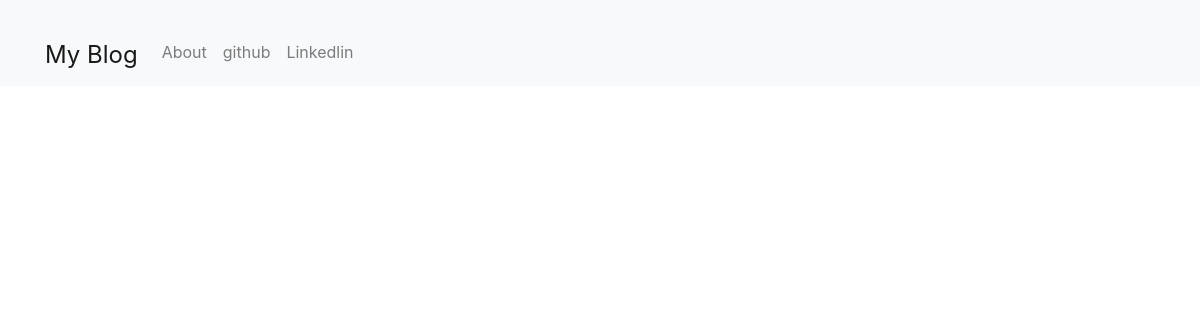
The page /blog/ on the database as committed earlier.
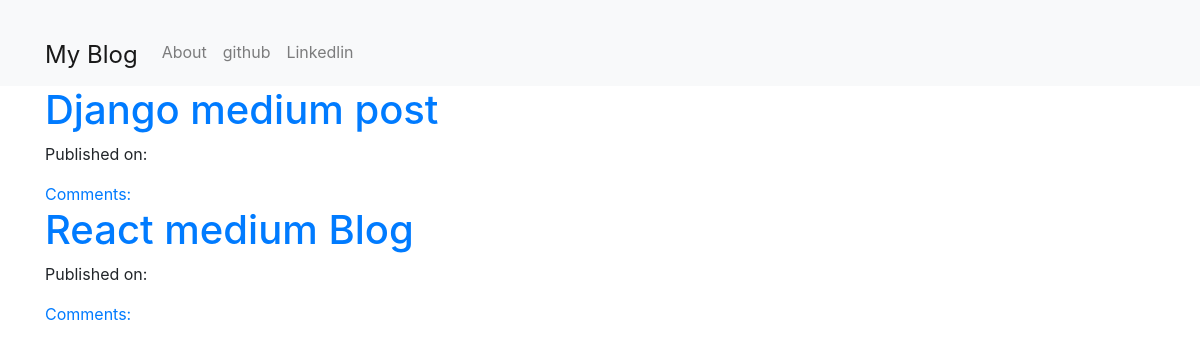
The same page on the database as committed later.
### blog/models.py (models this page shows, shortened)
class Post(models.Model):
    author = models.ForeignKey("auth.User", on_delete=models.CASCADE)
    title = models.CharField(max_length=200)
    text = models.TextField()
    create_date = models.DateTimeField(default=timezone.now)
    published_date = models.DateTimeField(blank=True, null=True)

### blog/views.py (the view)
# urls.py: path("", postListView.as_view(), name="post_list"),
class postListView(ListView):
    model = Post
    def get_queryset(self):
        return Post.objects.filter(published_date__lte=timezone.now()).order_by(
            "-published_date"
        )

### blog/templates/blog/post_list.html
{% extends "blog/base.html" %}
{% block content%}
<div class="centrestage">
    {% for post in post_list %}
    <div class="post">
        <h1><a href="{% url 'post_detail' pk=post.pk %}">{{post.title}}</a></h1>
        <div class="date">
            <p>Published on: {{post.published|date:"D M Y"}}</p>
        </div>
        <a href="{% url 'post_detail' pk=post.pk %}">Comments: {{post.approve_comments.count}}</a>
        {% endfor %}
    </div>
</div>
{% endblock%}

### blog/templates/blog/base.html (shortened to what this page needs)
{% load static %}
<!DOCTYPE html>
<html lang="en">
<head>
    <link rel="stylesheet" href="https://stackpath.bootstrapcdn.com/bootstrap/4.3.1/css/bootstrap.min.css"
>
    <link rel="stylesheet" href="//cdn.jsdelivr.net/npm/medium-editor@latest/dist/css/medium-editor.min.css"
        type="text/css" media="screen" charset="utf-8">
    <link rel="stylesheet" href="{% static 'css/blog.css' %}">
</head>
<body class="loader">
    <nav class="navbar navbar-expand-lg navbar-light bg-light">
        <div class="container">
            <ul class="navbar-nav mr-auto mt-4">
                <li class="nav-item active"><a class="navbar-brand bigbrand " href="{% url 'post_list' %}">My Blog</a>
                </li>
                <li><a class="nav-link" href="{% url 'about' %}">About</a></li>
                <li class="nav-item"><a class="nav-link" href="https://github.com/alishker">github</a></li>
                <li class="nav-item"><a class="nav-link" href="#">Linkedlin</a></li>
            </ul>
            <ul class="navbar-nav mr-auto navbar-right">
                {% if user.is_authenticated %}
                <li class="nav-item">
                    <a class="nav-link" href="{% url 'post_new' %}">New Post</a>
                </li>
                <li class="nav-item">
                    <a class="nav-link" href="{% url 'post_draft_list' %}">Drafts</a>
                </li>
                <li class="nav-item">
                    <a class="nav-link" href="{% url 'logout' %}">Logout</a>
                </li>
                <li class="nav-item">
                    <a class="nav-link">Welcome: {{user.username}}</a>
                </li>
                {% else%}
                <li class=" nav-item"><a class="nav-link" href=" {% url 'login' %}"></a></li>
                {% endif %}
            </ul>
        </div>
    </nav>
    <div class="content container">
        <div class="row">
            <div class="col-md-8">
                <div class="blog_posts">
                    {% block content%}
                    {% endblock%}
                </div>
            </div>
        </div>
    </div>
</body>
</html>

### blog/static/css/blog.css (style rules this page uses)
.bigbrand { font-size: 1.5em; }
.centrestage { margin: auto; }
.loader { filter:hue-rotate(0deg); color:linear-gradient(45deg,#0f8,#08f); animation:hue 10000ms infinite linear; }

Rows that differ between the two databases and show on the page:
added Post: title "Django medium post"
added Post: title "React medium Blog"
